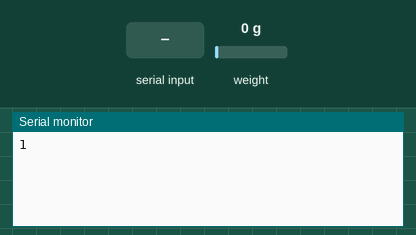
Bench run of a sketch on a simulated Arduino Uno, built with avr-gcc and run on an emulated ATmega328P. Shown: the last lines printed to the serial monitor. Inputs (shaded band) come from the test bench; at power-on: weight on the scale 0 g.

Above: at 6.6 s.
6.7 s: "r" received over Serial
At 7.5 s:
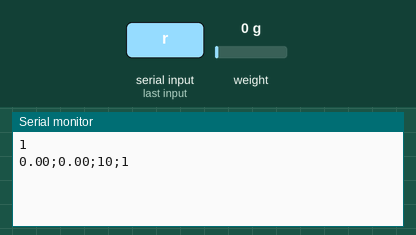
8.2 s: "s" received over Serial
At 8.9 s:
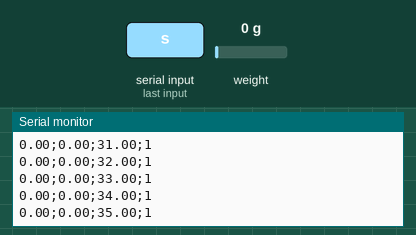
11.2 s: weight on the scale set to 100 g
At 12.0 s:
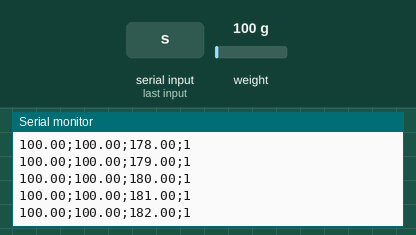
14.2 s: weight on the scale set to 1250 g
At 15.0 s:
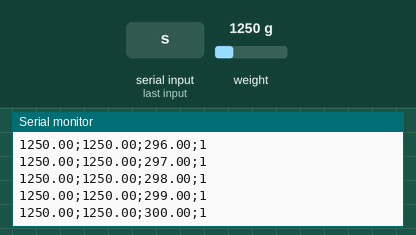
Timing chart, 0 to 16.7 s (numbered marks = the images above; inputs shaded):
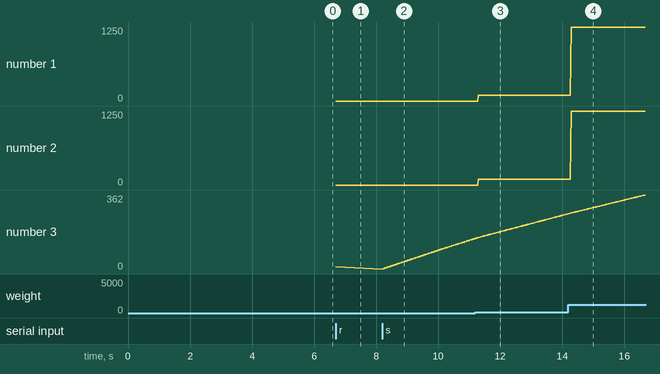

The sketch:

DAFT.ino
```cpp
//-------------------------------------------------------------------------------------

//-------------------------------------------------------------------------------------

// Libraries
#include <HX711_ADC.h>

// Define Sensors
// HX711 constructor (dout pin, sck pin)
// HX711_ADC cell_2(2, 3);
HX711_ADC cell_1(3, 4);

// Global Variables
long t;
float i;
float interval;
int brk_flag = 1;
float spd = 0;

// Setup
void setup() {
  Serial.begin(9600);
  Serial.println(1);
  // Variables
  long stabilisingtime = 5000; // tare preciscion can be improved by adding a few seconds of stabilising time
  float sample_rate = 10.000;
  interval = 1 / sample_rate;
  //Serial.println(interval, DEC);
  // Start Load Cells
  cell_1.begin();
  cell_1.start(stabilisingtime);
  cell_1.setCalFactor(696.0); // user set calibration factor (float)
  // float i;
  t = millis();
}

void loop() {

  if (millis() > (t + interval)) {
    cell_1.update();
    i = cell_1.getData();
    t = millis();
  }

  if (Serial.available() > 0) {
    //float i;
    char inByte = Serial.read();

    switch (inByte) {
      //Tare
      case 't':
        cell_1.tareNoDelay();
        while (cell_1.getTareStatus() != true) {
          cell_1.update();
          i = cell_1.getData();
        }
        Serial.println(1);
        break;

      //Single Reading
      case 'r':
        Serial.print(i);
        Serial.print(";");
        Serial.print(i);
        Serial.print(";");
        Serial.print(10);
        Serial.print(";");
        Serial.println(1);
        break;

      // AQUISITION
      case 's':

        Serial.println(1);
        cell_1.tareNoDelay();
        while (cell_1.getTareStatus() != true) {
          cell_1.update();
          i = cell_1.getData();
        }
        delay(1);
        t = millis();
        while (brk_flag == 1) {

          if (millis() > (t + interval)) {
            cell_1.update();
            i = cell_1.getData();
            t = millis();

            Serial.print(i);
            Serial.print(";");
            Serial.print(i);
            Serial.print(";");
            Serial.print(spd);
            Serial.print(";");
            Serial.println(1);
            spd = spd + 1;
          }
          // Stop aquisition if end command received
          if (Serial.available() > 0) {
            //float i;
            char inByte = Serial.read();
            if (inByte == 'e') {
              Serial.println(1);
              brk_flag = 0;
            }
          }
        }
        brk_flag=1;

        break;
      default:
        // statements
        break;
    }
  }
}
```

Measured:
- after the input at 6.7 s, the serial monitor: prints a new line at once (image 1)
- after the input at 8.2 s, the serial monitor: prints a new line at once (image 2)
- plotted number 3: 10 → 149 after the input at 8.2 s
